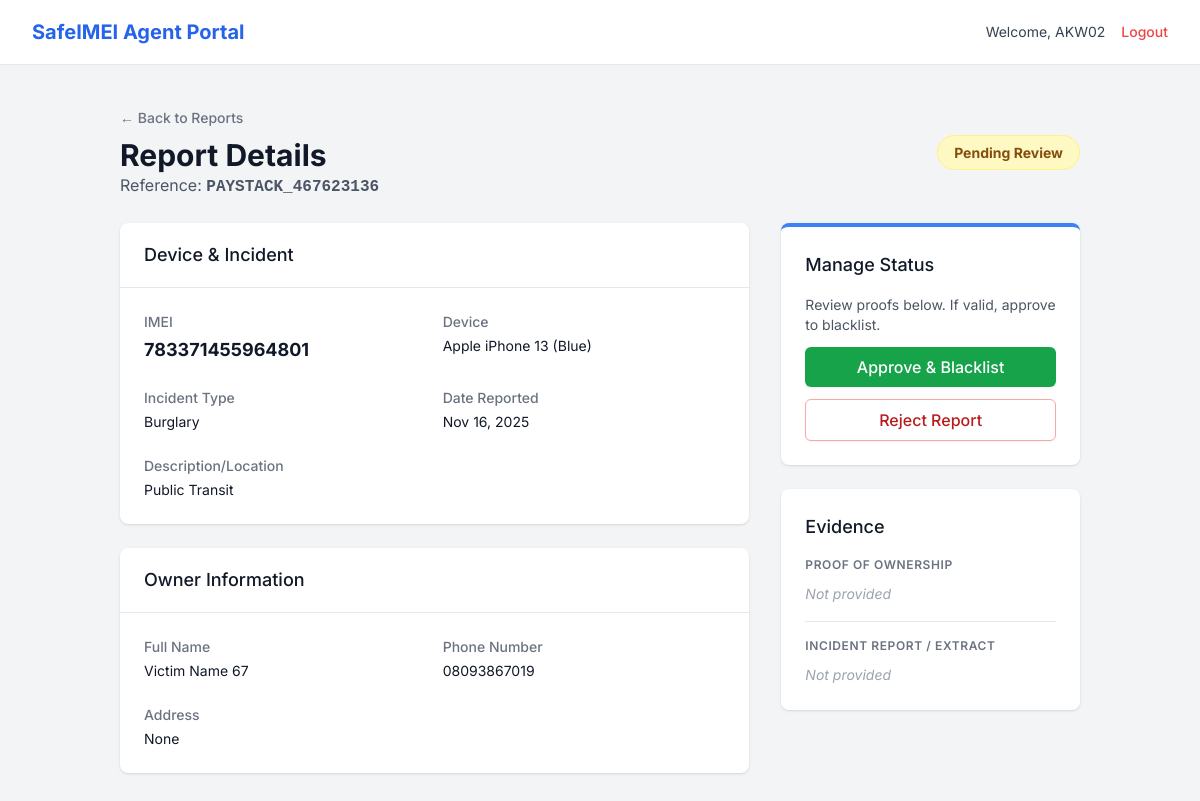
The page /reports/85/manage/ (signed in) on the database its author committed.
### portal/models.py (models this page shows, shortened)
class DeviceReport(models.Model):
    class StatusChoices(models.TextChoices):
        STOLEN = 'Stolen', 'Stolen'
        RECOVERED = 'Recovered', 'Recovered'
        PENDING = 'Pending', 'Pending Review'
        PAYMENT_PENDING = 'Payment Pending', 'Awaiting Payment'
    owner_full_name = models.CharField(max_length=255)
    owner_phone_number = models.CharField(max_length=20)
    owner_email = models.EmailField(blank=True, null=True)
    owner_address = models.TextField(blank=True, null=True)
    imei = models.CharField(max_length=15, unique=True, db_index=True)
    brand = models.CharField(max_length=100)
    model = models.CharField(max_length=100)
    color = models.CharField(max_length=50, blank=True, null=True)
    device_phone_number = models.CharField(max_length=20, blank=True, null=True)
    incident_date = models.DateField()
    incident_time = models.TimeField()
    incident_type = models.CharField(max_length=100)
    incident_location = models.TextField(blank=True, null=True)
    police_report_image = models.FileField(upload_to='proofs/police_reports/', blank=True, null=True)
    device_carton_photo = models.FileField(upload_to='proofs/cartons/', blank=True, null=True)
    device_receipt = models.FileField(upload_to='proofs/receipts/', blank=True, null=True)
    ocr_verification_status = models.BooleanField(default=False, help_text="True if OCR verified the documents")
    transaction_ref = models.CharField(max_length=100)
    status = models.CharField(max_length=20, choices=StatusChoices.choices, default=StatusChoices.STOLEN)
    reported_by = models.ForeignKey(User, on_delete=models.SET_NULL, null=True)
    station = models.ForeignKey(Station, on_delete=models.PROTECT)
    created_at = models.DateTimeField(auto_now_add=True)
    updated_at = models.DateTimeField(auto_now=True)

### portal/views.py (the view, shortened to what this page needs)
# urls.py: path('reports/<int:report_id>/manage/', views.report_detail_view, name='report_detail'),
@login_required
def report_detail_view(request, report_id):
    report = get_object_or_404(DeviceReport, id=report_id)
    if report.station != request.user.officerprofile.station: return redirect('dashboard')
    return render(request, 'report_detail.html', {'report': report})

### templates/report_detail.html (shortened to what this page needs)
{% extends 'base.html' %}
{% block content %}
<div class="min-h-screen bg-gray-100">
    {% include 'partials/navbar_officer.html' %}
    <main class="py-10">
        <div class="max-w-5xl mx-auto px-4 sm:px-6 lg:px-8">
            <div class="mb-6 flex items-center justify-between">
                <div>
                    <a href="{% url 'view_reports' %}" class="text-sm font-medium text-gray-500 hover:text-gray-700">&larr; Back to Reports</a>
                    <h1 class="text-3xl font-bold text-gray-900 mt-2">Report Details</h1>
                    <p class="text-gray-600">Reference: <span class="font-mono font-bold">{{ report.transaction_ref }}</span></p>
                </div>
                <div>
                    {% if report.status == 'Stolen' %}
                        <span class="px-4 py-2 rounded-full text-sm font-bold bg-red-100 text-red-800 border border-red-200">Stolen (Active)</span>
                    {% elif report.status == 'Recovered' %}
                        <span class="px-4 py-2 rounded-full text-sm font-bold bg-green-100 text-green-800 border border-green-200">Recovered</span>
                    {% elif report.status == 'Pending' %}
                        <span class="px-4 py-2 rounded-full text-sm font-bold bg-yellow-100 text-yellow-800 border border-yellow-200">Pending Review</span>
                    {% else %}
                        <span class="px-4 py-2 rounded-full text-sm font-bold bg-gray-100 text-gray-800 border border-gray-200">{{ report.status }}</span>
                    {% endif %}
                </div>
            </div>
            <div class="grid grid-cols-1 lg:grid-cols-3 gap-8">
                <div class="lg:col-span-2 space-y-6">
                    <div class="bg-white shadow overflow-hidden sm:rounded-lg">
                        <div class="px-4 py-5 sm:px-6 border-b border-gray-200">
                            <h3 class="text-lg leading-6 font-medium text-gray-900">Device & Incident</h3>
                        </div>
                        <div class="px-4 py-5 sm:p-6">
                            <dl class="grid grid-cols-1 sm:grid-cols-2 gap-x-4 gap-y-6">
                                <div><dt class="text-sm font-medium text-gray-500">IMEI</dt><dd class="mt-1 text-lg font-bold text-gray-900">{{ report.imei }}</dd></div>
                                <div><dt class="text-sm font-medium text-gray-500">Device</dt><dd class="mt-1 text-sm text-gray-900">{{ report.brand }} {{ report.model }} ({{ report.color }})</dd></div>
                                <div><dt class="text-sm font-medium text-gray-500">Incident Type</dt><dd class="mt-1 text-sm text-gray-900">{{ report.incident_type }}</dd></div>
                                <div><dt class="text-sm font-medium text-gray-500">Date Reported</dt><dd class="mt-1 text-sm text-gray-900">{{ report.created_at|date:"M d, Y" }}</dd></div>
                                <div class="sm:col-span-2"><dt class="text-sm font-medium text-gray-500">Description/Location</dt><dd class="mt-1 text-sm text-gray-900">{{ report.incident_location }}</dd></div>
                            </dl>
                        </div>
                    </div>
                    <div class="bg-white shadow overflow-hidden sm:rounded-lg">
                        <div class="px-4 py-5 sm:px-6 border-b border-gray-200">
                            <h3 class="text-lg leading-6 font-medium text-gray-900">Owner Information</h3>
                        </div>
                        <div class="px-4 py-5 sm:p-6">
                            <dl class="grid grid-cols-1 sm:grid-cols-2 gap-x-4 gap-y-6">
                                <div><dt class="text-sm font-medium text-gray-500">Full Name</dt><dd class="mt-1 text-sm text-gray-900">{{ report.owner_full_name }}</dd></div>
                                <div><dt class="text-sm font-medium text-gray-500">Phone Number</dt><dd class="mt-1 text-sm text-gray-900">{{ report.owner_phone_number }}</dd></div>
                                <div class="sm:col-span-2"><dt class="text-sm font-medium text-gray-500">Address</dt><dd class="mt-1 text-sm text-gray-900">{{ report.owner_address }}</dd></div>
                            </dl>
                        </div>
                    </div>
                </div>
                <div class="space-y-6">
                    <div class="bg-white shadow sm:rounded-lg p-6 border-t-4 border-blue-500">
                        <h3 class="text-lg font-medium text-gray-900 mb-4">Manage Status</h3>
                        <form method="POST" class="space-y-3">
                            {% if report.status == 'Pending' %}
                                <p class="text-sm text-gray-600 mb-4">Review proofs below. If valid, approve to blacklist.</p>
                                <button type="submit" name="action" value="approve" class="w-full py-2 px-4 bg-green-600 hover:bg-green-700 text-white rounded-md shadow-sm font-medium">
                                    Approve & Blacklist
                                </button>
                                <button type="submit" name="action" value="reject" class="w-full py-2 px-4 bg-white border border-red-300 text-red-700 hover:bg-red-50 rounded-md shadow-sm font-medium">
                                    Reject Report
                                </button>
                            {% endif %}
                        </form>
                    </div>
                    <div class="bg-white shadow sm:rounded-lg p-6">
                        <h3 class="text-lg font-medium text-gray-900 mb-4">Evidence</h3>
                        <div class="space-y-4">
                            <div>
                                <p class="text-xs font-semibold text-gray-500 uppercase tracking-wider mb-2">Proof of Ownership</p>
                                {% if report.device_receipt %}
                                    <a href="{{ report.device_receipt.url }}" target="_blank">
                                        <img src="{{ report.device_receipt.url }}" class="w-full h-32 object-cover rounded border hover:opacity-75 transition">
                                    </a>
                                {% else %}
                                    <span class="text-sm text-gray-400 italic">Not provided</span>
                                {% endif %}
                            </div>
                            <div class="border-t pt-4">
                                <p class="text-xs font-semibold text-gray-500 uppercase tracking-wider mb-2">Incident Report / Extract</p>
                                {% if report.police_report_image %}
                                    <a href="{{ report.police_report_image.url }}" target="_blank" class="group block relative">
                                        <div class="absolute inset-0 bg-black bg-opacity-0 group-hover:bg-opacity-10 transition rounded"></div>
                                        <img src="{{ report.police_report_image.url }}" class="w-full h-32 object-cover rounded border hover:opacity-75 transition">
                                        <p class="text-xs text-blue-600 mt-1 text-center">Click to enlarge</p>
                                        {% if report.ocr_verification_status %}
                                        <div class="mt-2 inline-flex items-center px-2.5 py-0.5 rounded-full text-xs font-medium bg-green-100 text-green-800 border border-green-200 shadow-sm">
                                            <svg class="mr-1.5 h-3 w-3 text-green-500" fill="currentColor" viewBox="0 0 8 8"><circle cx="4" cy="4" r="3" /></svg>
                                            OCR Verified
                                        </div>
                                        {% endif %}
                                    </a>
                                {% else %}
                                    <span class="text-sm text-gray-400 italic">Not provided</span>
                                {% endif %}
                            </div>
                        </div>
                    </div>
                </div>
            </div>
        </div>
    </main>
</div>
{% endblock %}

### templates/partials/navbar_officer.html
<nav class="bg-white border-b border-gray-200">
    <div class="max-w-7xl mx-auto px-4 sm:px-6 lg:px-8">
        <div class="flex justify-between h-16">
            <div class="flex items-center gap-2 text-xl font-bold text-blue-600">
                <a href="{% url 'dashboard' %}">SafeIMEI Agent Portal</a>
            </div>
            <div class="flex items-center">
                <span class="hidden sm:inline mr-4 text-sm text-gray-700">Welcome, {{ request.user.username }}</span>
                <a href="{% url 'logout' %}" class="text-sm font-medium text-red-500 hover:text-red-700">Logout</a>
            </div>
        </div>
    </div>
</nav>

### templates/base.html (style rules this page uses)
body { font-family: 'Inter', sans-serif; }

### rows shown on the page
DeviceReport: transaction_ref "PAYSTACK_467623136", imei "783371455964801", brand "Apple", model "iPhone 13", color "Blue", incident_type "Burglary", created_at "Nov 16, 2025", incident_location "Public Transit", owner_full_name "Victim Name 67", owner_phone_number "08093867019", owner_address "None"

### other values the page prints
{{ request.user.username }} "AKW02"
